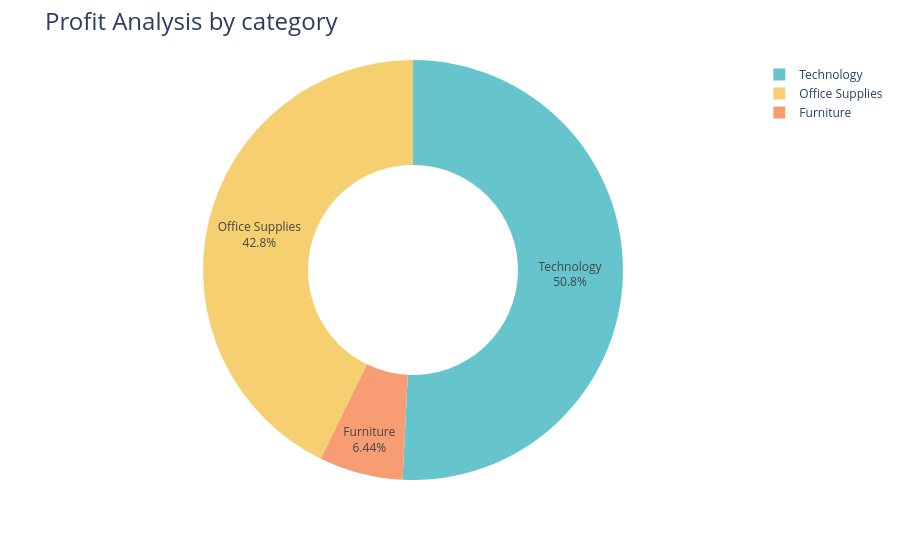

Write notebook code for a chart like this one.
### Code cell
categoryprofit_Chart=px.pie(profits_by_category, 
                            values='Profit',
                            names='Category',
                            hole=0.5,
                            color_discrete_sequence=px.colors.qualitative.Pastel)
categoryprofit_Chart.update_traces(textposition='inside', textinfo='percent+label')
categoryprofit_Chart.update_layout(title_text='Profit Analysis by category', title_font=dict(size=24))
categoryprofit_Chart.show()

### Figure 1 — Plotly figure (JSON) as saved in the notebook; plotly's stock layout.template omitted (floating-point values rounded to 4 significant figures)
{"data": [{"domain": {"x": [0, 1], "y": [0, 1]}, "hole": 0.5, "hovertemplate": "Category=%{label}<br>Profit=%{value}<extra></extra>", "labels": ["Furniture", "Office Supplies", "Technology"], "legendgroup": "", "name": "", "showlegend": true, "textinfo": "percent+label", "textposition": "inside", "type": "pie", "values": [18450.0, 122500.0, 145500.0]}], "layout": {"legend": {"tracegroupgap": 0}, "margin": {"t": 60}, "piecolorway": ["rgb(102, 197, 204)", "rgb(246, 207, 113)", "rgb(248, 156, 116)", "rgb(220, 176, 242)", "rgb(135, 197, 95)", "rgb(158, 185, 243)", "rgb(254, 136, 177)", "rgb(201, 219, 116)", "rgb(139, 224, 164)", "rgb(180, 151, 231)", "rgb(179, 179, 179)"], "title": {"font": {"size": 24}, "text": "Profit Analysis by category"}}}
